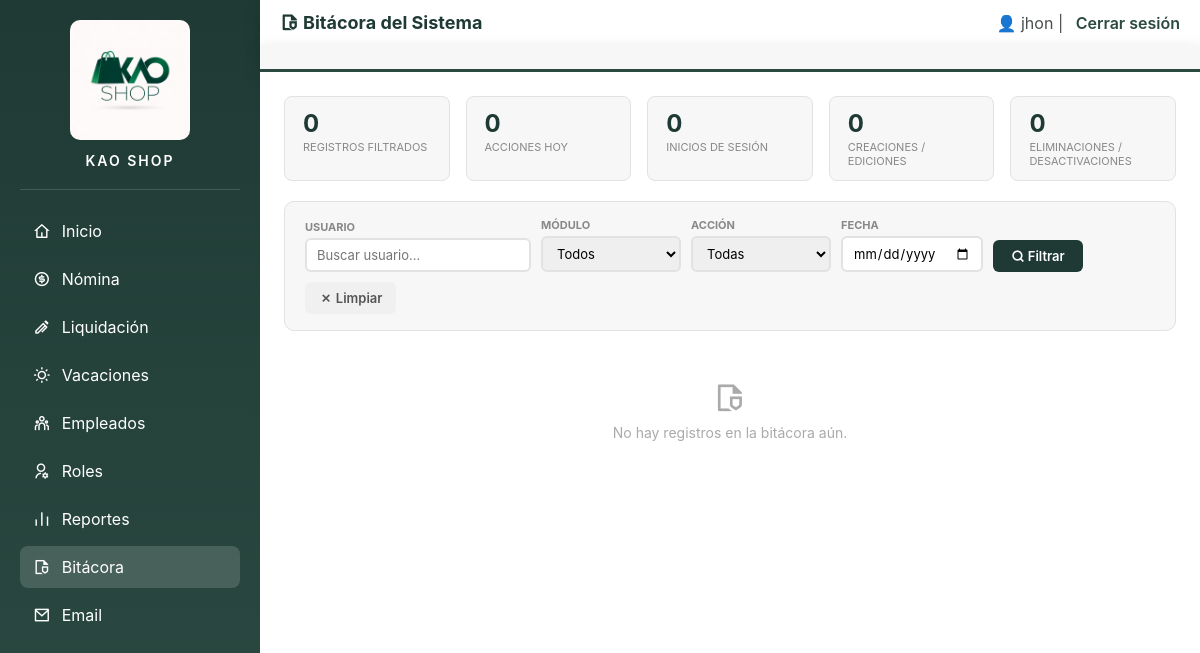
Page /PHP/bitacora.php (signed in) on the earlier database version.
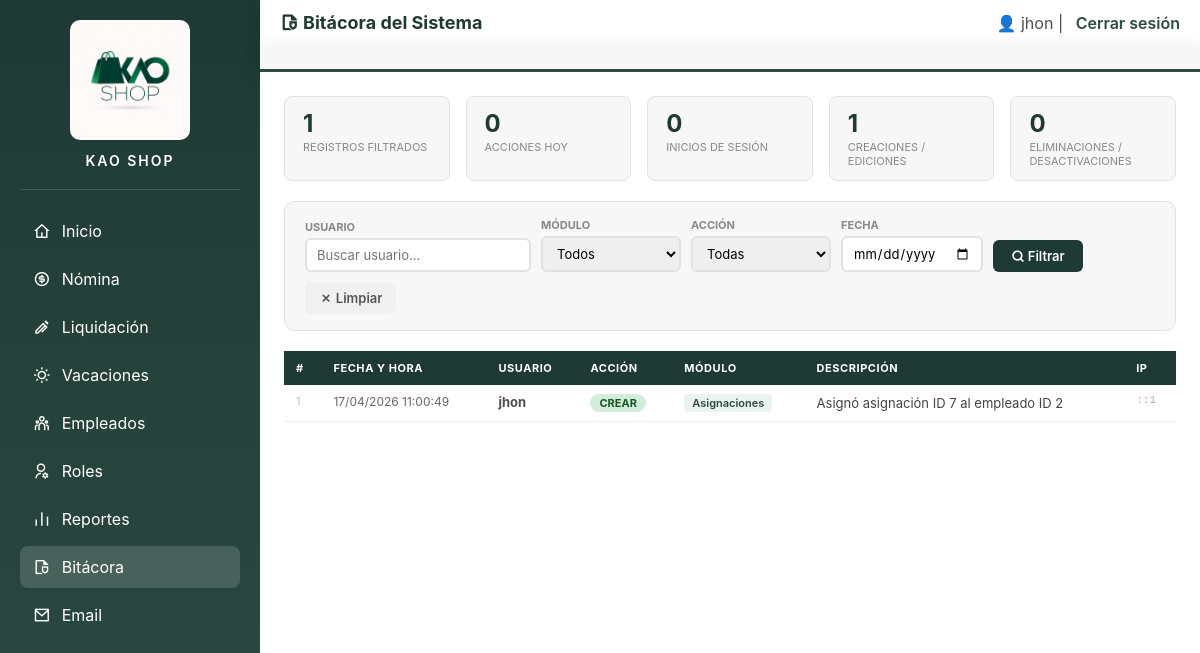
Same page on the later database version.
### tables this page shows
CREATE TABLE `auditoria` (
  `id` int(11) NOT NULL,
  `usuario` varchar(100) NOT NULL,
  `cargo_id` int(11) NOT NULL,
  `accion` varchar(50) NOT NULL,
  `modulo` varchar(80) NOT NULL,
  `descripcion` text NOT NULL,
  `ip` varchar(45) NOT NULL,
  `fecha` datetime NOT NULL DEFAULT current_timestamp()
);

### PHP/bitacora.php (the view, shortened to what this page needs)
<?php
include("db.php");
$filtro_usuario = isset($_GET['usuario']) ? mysqli_real_escape_string($conexion, $_GET['usuario']) : '';
$filtro_modulo  = isset($_GET['modulo'])  ? mysqli_real_escape_string($conexion, $_GET['modulo'])  : '';
$filtro_accion  = isset($_GET['accion'])  ? mysqli_real_escape_string($conexion, $_GET['accion'])  : '';
$filtro_fecha   = isset($_GET['fecha'])   ? mysqli_real_escape_string($conexion, $_GET['fecha'])   : '';
$where = "WHERE 1=1";
$registros = mysqli_fetch_all(mysqli_query($conexion,
    "SELECT * FROM auditoria $where ORDER BY fecha DESC LIMIT 300"
), MYSQLI_ASSOC);
$total = mysqli_fetch_assoc(mysqli_query($conexion,
    "SELECT COUNT(*) as total FROM auditoria $where"
))['total'];
?>
<!DOCTYPE html>
<html lang="es">
<head>
<link rel="stylesheet" href="../css/administrador.css">
<link href="https://cdn.jsdelivr.net/npm/remixicon@4.2.0/fonts/remixicon.css" rel="stylesheet">
</head>
<body>
<aside class="sidebar">
<div class="sidebar-header">
    <img src="../img/logo.png" alt="Logo" class="logo">
    <h3 class="system-title">KAO SHOP</h3>
</div>
    <a href="administrador.php"><i class="ri-home-4-line"></i> Inicio</a>
    <a href="nomina.php"><i class="ri-money-dollar-circle-line"></i> Nómina</a>
    <a href="liquidacion.php"><i class="ri-ball-pen-line"></i> Liquidación</a>
    <a href="vacaciones.php"><i class="ri-sun-line"></i> Vacaciones</a>
    <a href="listar_empleados.php"><i class="ri-team-line"></i> Empleados</a>
    <a href="listar_usuario.php"><i class="ri-user-settings-line"></i> Roles</a>
    <a href="reportes.php"><i class="ri-bar-chart-line"></i> Reportes</a>
    <a href="bitacora.php" class="active"><i class="ri-file-shield-2-line"></i> Bitácora</a>
    <a href="contactar.php"><i class="ri-mail-line"></i> Email</a>
</aside>
<div class="main">
    <header>
        <h2><i class="ri-file-shield-2-line"></i> Bitácora del Sistema</h2>
        <div>
            <span>👤 <?php echo $_SESSION['usuario']; ?></span> |
            <a href="cerrar_sesion.php">Cerrar sesión</a>
        </div>
    </header>
    <div class="top-menu"></div>
    <div class="contenido">
        <?php
        $total_hoy    = mysqli_fetch_assoc(mysqli_query($conexion, "SELECT COUNT(*) as t FROM auditoria WHERE DATE(fecha) = CURDATE()"))['t'];
        $total_login  = mysqli_fetch_assoc(mysqli_query($conexion, "SELECT COUNT(*) as t FROM auditoria WHERE accion = 'LOGIN'"))['t'];
        $total_editar = mysqli_fetch_assoc(mysqli_query($conexion, "SELECT COUNT(*) as t FROM auditoria WHERE accion IN ('EDITAR','CREAR')"))['t'];
        $total_elim   = mysqli_fetch_assoc(mysqli_query($conexion, "SELECT COUNT(*) as t FROM auditoria WHERE accion IN ('ELIMINAR','DESACTIVAR')"))['t'];
        ?>
        <div class="resumen">
            <div class="resumen-card">
                <div class="num"><?= $total ?></div>
                <div class="lbl">Registros filtrados</div>
            </div>
            <div class="resumen-card">
                <div class="num"><?= $total_hoy ?></div>
                <div class="lbl">Acciones hoy</div>
            </div>
            <div class="resumen-card">
                <div class="num"><?= $total_login ?></div>
                <div class="lbl">Inicios de sesión</div>
            </div>
            <div class="resumen-card">
                <div class="num"><?= $total_editar ?></div>
                <div class="lbl">Creaciones / Ediciones</div>
            </div>
            <div class="resumen-card">
                <div class="num"><?= $total_elim ?></div>
                <div class="lbl">Eliminaciones / Desactivaciones</div>
            </div>
        </div>
        <form method="GET" class="filtros">
            <div class="filtro-group">
                <label>Usuario</label>
                <input type="text" name="usuario" value="<?= htmlspecialchars($filtro_usuario) ?>" placeholder="Buscar usuario...">
            </div>
            <div class="filtro-group">
                <label>Módulo</label>
                <select name="modulo">
                    <option value="">Todos</option>
                </select>
            </div>
            <div class="filtro-group">
                <label>Acción</label>
                <select name="accion">
                    <option value="">Todas</option>
                </select>
            </div>
            <div class="filtro-group">
                <label>Fecha</label>
                <input type="date" name="fecha" value="<?= htmlspecialchars($filtro_fecha) ?>">
            </div>
            <button type="submit" class="btn-filtro"><i class="ri-search-line"></i> Filtrar</button>
            <a href="bitacora.php" class="btn-limpiar"><i class="ri-close-line"></i> Limpiar</a>
        </form>
        <?php if (!empty($registros)): ?>
        <table>
            <tr>
                <th>#</th>
                <th>Fecha y hora</th>
                <th>Usuario</th>
                <th>Acción</th>
                <th>Módulo</th>
                <th>Descripción</th>
                <th>IP</th>
            </tr>
            <?php foreach ($registros as $r): ?>
            <tr>
                <td style="color:#bbb; font-size:11px;"><?= $r['id'] ?></td>
                <td class="fecha-cell"><?= date('d/m/Y H:i:s', strtotime($r['fecha'])) ?></td>
                <td><strong><?= htmlspecialchars($r['usuario']) ?></strong></td>
                <td>
                    <span class="badge-accion ac-<?= $r['accion'] ?>">
                        <?= $r['accion'] ?>
                    </span>
                </td>
                <td><span class="modulo-tag"><?= htmlspecialchars($r['modulo']) ?></span></td>
                <td class="desc-cell"><?= htmlspecialchars($r['descripcion']) ?></td>
                <td class="ip-cell"><?= htmlspecialchars($r['ip']) ?></td>
            </tr>
            <?php endforeach; ?>
        </table>
        <?php else: ?>
            <div class="sin-datos">
                <i class="ri-file-shield-2-line" style="font-size:32px; display:block; margin-bottom:8px;"></i>
                No hay registros<?= ($filtro_usuario || $filtro_modulo || $filtro_accion || $filtro_fecha) ? ' para los filtros aplicados' : ' en la bitácora aún' ?>.
            </div>
        <?php endif; ?>
    </div>
</div>
</body>
</html>

### css/administrador.css (style rules this page uses)
:root { --green-dark: #1f3a34; --green-mid: #2b4a42; --green-hover: #3f6f61; --white: #ffffff; --white-soft: #f7f7f7; --gray-light-text: #4a4f4e; --card-border: #e2e2e2; --shadow: 0 6px 18px rgba(0,0,0,0.15); --radius: 12px; --sidebar-width: 260px; }
.sidebar-header { text-align:center; padding-bottom:20px; margin-bottom:20px; border-bottom:1px solid rgba(255,255,255,0.15); }
.logo { width:120px; height:auto; border-radius:10px; margin-bottom:8px; }
.system-title { font-size:14px; letter-spacing:2px; font-weight:600; }
* { box-sizing:border-box; margin:0; padding:0; font-family:Inter, Arial, sans-serif; }
body { display:flex; min-height:100vh; background:var(--white); color:var(--gray-light-text); }
.sidebar { width:260px; background:linear-gradient(180deg,#1f3a34,#2b4a42); padding:20px; color:white; display:flex; flex-direction:column; box-shadow:4px 0 15px rgba(0,0,0,0.25); }
.sidebar a { display:flex; align-items:center; gap:11px; padding:11px 13px; margin-bottom:6px; color:white; text-decoration:none; border-radius:8px; transition:0.3s; font-size:16px; }
.sidebar i { font-size:17px; }
.sidebar a.active { background:rgba(255,255,255,0.15); }
.sidebar a.active::before { content:""; position:absolute; left:-10px; top:50%; transform:translateY(-50%); width:6px; height:28px; background:white; border-radius:4px; }
.main { flex:1; display:flex; flex-direction:column; background: var(--white); }
header { background:var(--white); padding:12px 20px; display:flex; justify-content:space-between; align-items:center; box-shadow:var(--shadow); }
header h2 { font-size:18px; color:var(--green-dark); }
header a { color:var(--green-mid); text-decoration:none; font-weight:600; margin-left:8px; }
.top-menu { background:var(--white-soft); padding:12px 20px; display:flex; gap:12px; box-shadow:var(--shadow); border-bottom:3px solid var(--green-mid); flex-wrap:wrap; }
.contenido { padding:24px; flex:1; background:var(--white); }

### PHP/bitacora.php (style rules this page uses)
.filtros { display: flex; gap: 10px; flex-wrap: wrap; background: #f7f7f7; border: 1px solid #e2e2e2; border-radius: 10px; padding: 16px 20px; margin-bottom: 20px; align-items: flex-end; }
.filtro-group { display: flex; flex-direction: column; gap: 4px; min-width: 140px; }
.filtro-group label { font-size: 11px; font-weight: 700; color: #888; text-transform: uppercase; }
.filtro-group input, .filtro-group select { padding: 7px 10px; border: 2px solid #e2e2e2; border-radius: 6px; font-size: 13px; outline: none; }
.btn-filtro { padding: 8px 18px; background: #1f3a34; color: white; border: none; border-radius: 6px; font-size: 13px; font-weight: 600; cursor: pointer; align-self: flex-end; }
.btn-limpiar { padding: 8px 14px; background: #f0f0f0; color: #555; border: none; border-radius: 6px; font-size: 13px; font-weight: 600; cursor: pointer; align-self: flex-end; text-decoration: none; }
table { width: 100%; border-collapse: collapse; font-size: 13px; }
th { background: #1f3a34; color: white; padding: 10px 12px; text-align: left; font-size: 11px; text-transform: uppercase; letter-spacing: 0.05em; }
td { padding: 9px 12px; border-bottom: 1px solid #f0f0f0; vertical-align: top; }
.badge-accion { display: inline-block; padding: 2px 9px; border-radius: 20px; font-size: 11px; font-weight: 700; }
.ac-CREAR { background:#d4edda; color:#155724; }
.modulo-tag { font-size: 11px; font-weight: 600; color: #2b4a42; background: #eaf3ef; padding: 2px 8px; border-radius: 4px; }
.desc-cell { max-width: 320px; color: #444; line-height: 1.4; }
.ip-cell { color: #aaa; font-size: 11px; font-family: monospace; }
.fecha-cell { font-size: 12px; color: #666; white-space: nowrap; }
.resumen { display: flex; gap: 16px; margin-bottom: 20px; flex-wrap: wrap; }
.resumen-card { background: #f7f7f7; border: 1px solid #e2e2e2; border-radius: 8px; padding: 12px 18px; flex: 1; min-width: 120px; }
.resumen-card .num { font-size: 24px; font-weight: 700; color: #1f3a34; }
.resumen-card .lbl { font-size: 11px; color: #888; text-transform: uppercase; margin-top: 2px; }
.sin-datos { text-align: center; color: #aaa; padding: 30px; font-size: 14px; }

Differences in the rows shown:
added auditoria: id "1", fecha "17/04/2026 11:00:49", usuario "jhon", accion "CREAR", modulo "Asignaciones", descripcion "Asignó asignación ID 7 al empleado ID 2", ip "::1"
Other differences:
$total: "0" → "1"
$total_editar: "0" → "1"
text no longer shown: "No hay registros en la bitácora aún ."
text now shown: "# FECHA Y HORA USUARIO ACCIÓN MÓDULO DESCRIPCIÓN IP"
